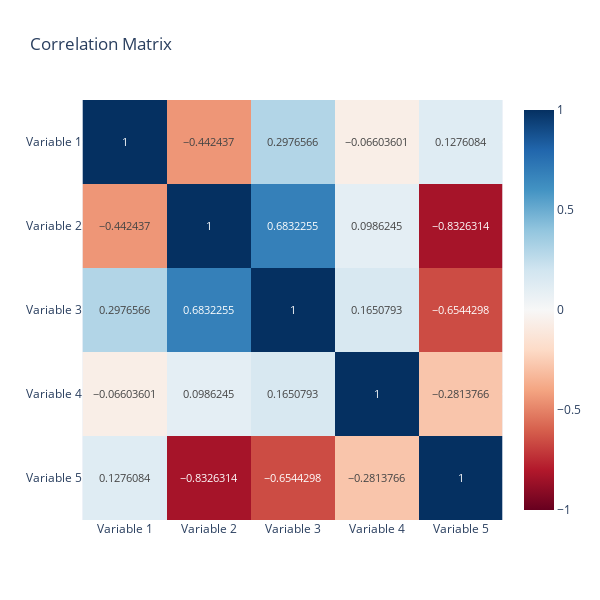

Notebook source saved alongside this figure:
### Markdown cell above
1. Customise the color scale of the chart by using `color_continuous_scale`

### Code cell
fig = px.imshow(correlation_matrix, 
                color_continuous_scale='RdBu',
                color_continuous_midpoint = 0.0,
                range_color=[-1, 1],
                text_auto=True,  
                height = 600, width = 600,
                title="Correlation Matrix"
                )
fig.show()

### Figure 1 — Plotly figure (JSON) as saved in the notebook; plotly's stock layout.template omitted (floating-point values rounded to 4 significant figures)
{"data": [{"coloraxis": "coloraxis", "hovertemplate": "x: %{x}<br>y: %{y}<br>color: %{z}<extra></extra>", "name": "0", "texttemplate": "%{z}", "type": "heatmap", "x": ["Variable 1", "Variable 2", "Variable 3", "Variable 4", "Variable 5"], "xaxis": "x", "y": ["Variable 1", "Variable 2", "Variable 3", "Variable 4", "Variable 5"], "yaxis": "y", "z": [[1, -0.4424, 0.2977, -0.06604, 0.1276], [-0.4424, 1, 0.6832, 0.09862, -0.8326], [0.2977, 0.6832, 1, 0.1651, -0.6544], [-0.06604, 0.09862, 0.1651, 1, -0.2814], [0.1276, -0.8326, -0.6544, -0.2814, 1]]}], "layout": {"coloraxis": {"cmax": 1, "cmid": 0, "cmin": -1, "colorscale": [[0, "rgb(103,0,31)"], [0.1, "rgb(178,24,43)"], [0.2, "rgb(214,96,77)"], [0.3, "rgb(244,165,130)"], [0.4, "rgb(253,219,199)"], [0.5, "rgb(247,247,247)"], [0.6, "rgb(209,229,240)"], [0.7, "rgb(146,197,222)"], [0.8, "rgb(67,147,195)"], [0.9, "rgb(33,102,172)"], [1, "rgb(5,48,97)"]]}, "height": 600, "title": {"text": "Correlation Matrix"}, "width": 600, "xaxis": {"anchor": "y", "constrain": "domain", "domain": [0, 1], "scaleanchor": "y"}, "yaxis": {"anchor": "x", "autorange": "reversed", "constrain": "domain", "domain": [0, 1]}}}
